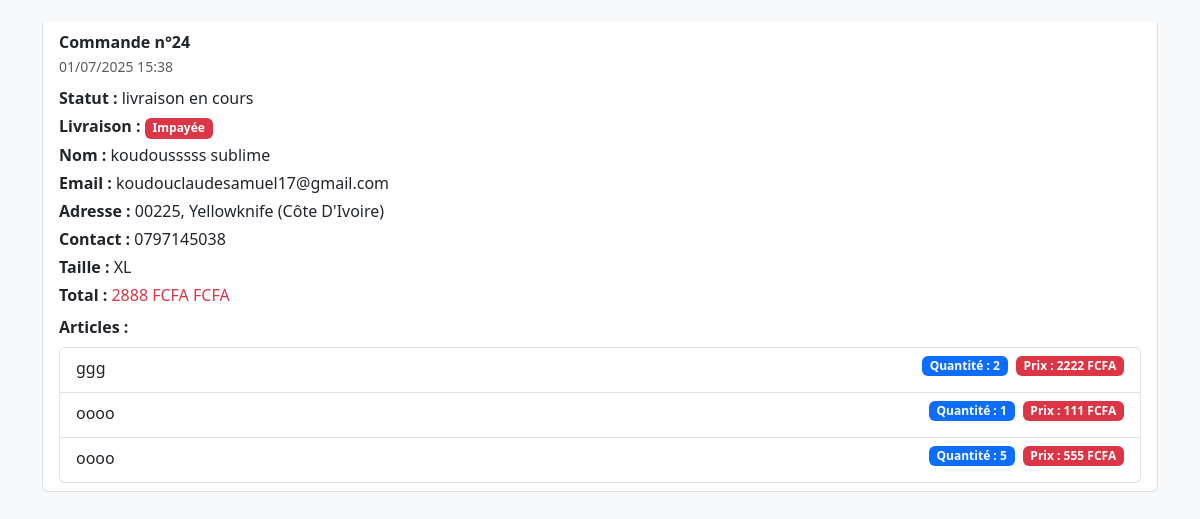
Before: /Historique/ (signed in, lower part) with the older database file.
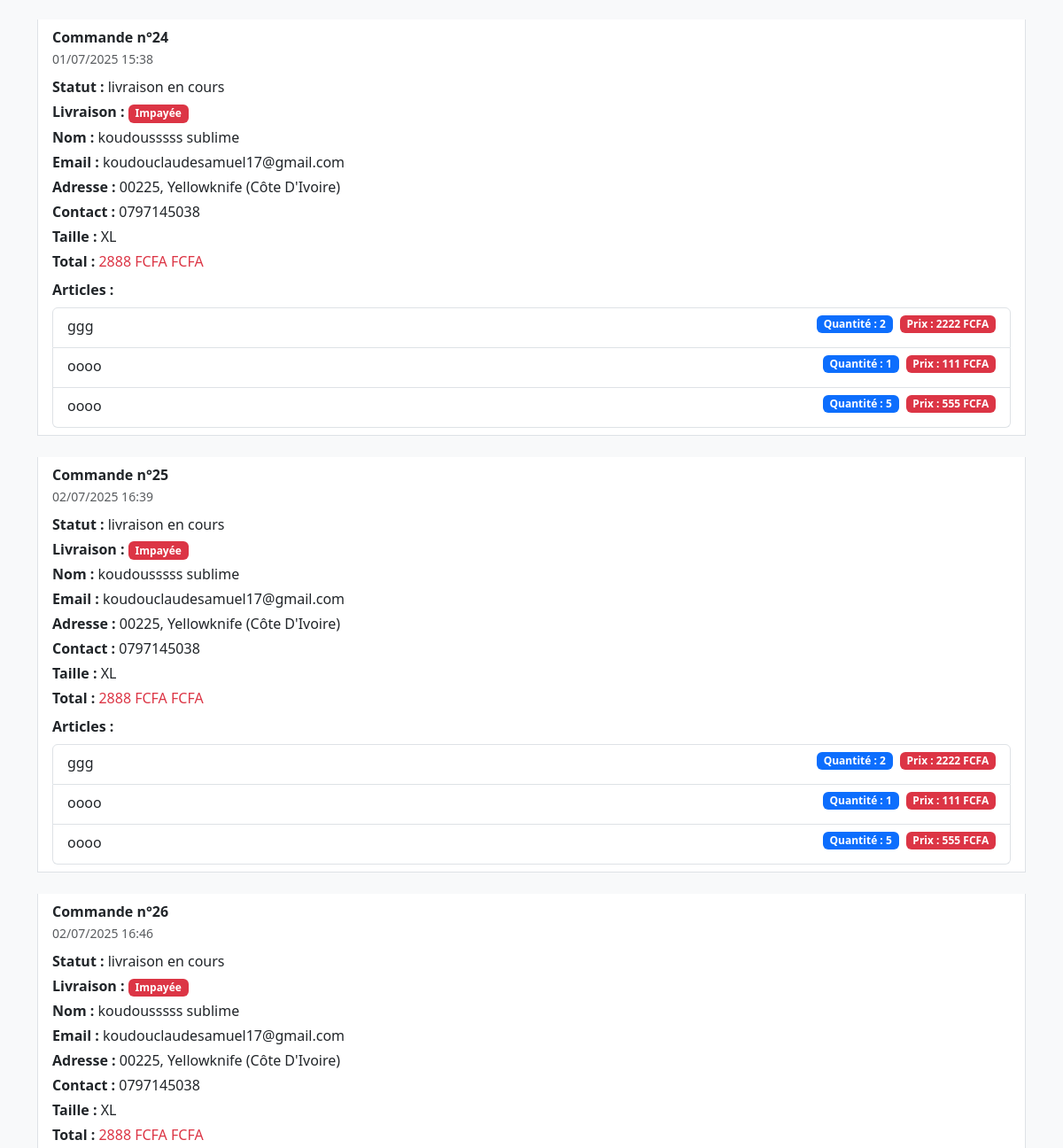
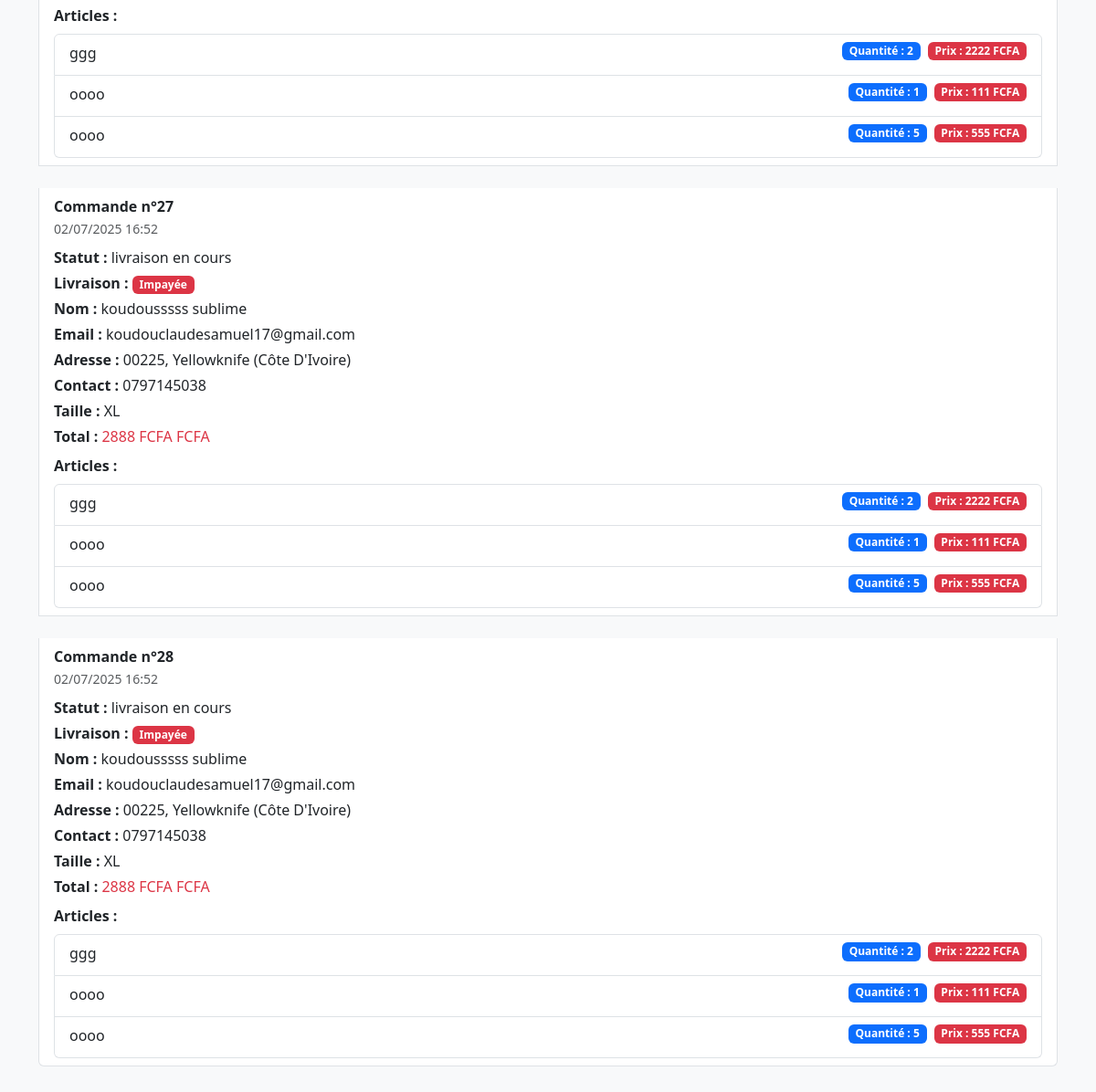
After: the same page with the newer database file (2 pictures, top to bottom).
### green/models.py (models this page shows, shortened)
class Command(models.Model):
    user = models.ForeignKey(User, on_delete=models.CASCADE, null=True, blank=True)
    items = models.CharField(max_length=300)
    total = models.CharField(max_length=200)
    nom = models.CharField(max_length=150)
    email = models.EmailField()
    address = models.CharField(max_length=200)
    ville = models.CharField(max_length=300)
    pays = models.CharField(max_length=300)
    zipcode = models.CharField(max_length=300)
    taille = models.CharField(max_length=50)
    statut = models.CharField(max_length=100, default='livraison en cours')
    date_command = models.DateTimeField(default=timezone.now)
    transaction_id = models.CharField(max_length=100, blank=True, null=True)
    paye = models.BooleanField(default=False)  # Ce

### green/views.py (the view)
# urls.py: path('Historique/', views.Historique , name='historique'),
@login_required
def Historique(request):
    commandes = Command.objects.filter(user=request.user)  # 🔒 Filtre par utilisateur connecté
    for commande in commandes:
        try:
            if isinstance(commande.items, str):
                commande.items = json.loads(commande.items)
            elif not isinstance(commande.items, list):
                commande.items = []
            print(f"✅ Commande {commande.id} items:", commande.items)
        except Exception as e:
            print(f"❌ Erreur de parsing pour la commande {commande.id} :", e)
            commande.items = []
    return render(request, 'green/historique.html', {'commandes': commandes})

### green/templates/green/historique.html (shortened to what this page needs)
{% load static %}
<!DOCTYPE html>
<html lang="fr">
<head>
    <link href="https://cdn.jsdelivr.net/npm/bootstrap@5.3.0/dist/css/bootstrap.min.css" rel="stylesheet">
</head>
<body class="bg-light p-3">
    <div class="container">
        {% if commandes %}
            <ul class="list-group">
                {% for c in commandes %}
                <li class="list-group-item mb-4">
                    <div class="mb-2">
                        <strong>Commande n°{{ c.id }}</strong> <br>
                        <small class="text-muted">{{ c.date_command|date:"d/m/Y H:i" }}</small>
                    </div>
                    <p class="mb-1"><strong>Statut :</strong> {{ c.statut }}</p>
                    <p class="mb-1">
                    <strong>Livraison :</strong>
                    {% if c.paye %}
                        <span class="badge bg-success">Payée</span>
                     {% else %}
                        <span class="badge bg-danger">Impayée</span>
                    {% endif %}
                    </p>
                    <p class="mb-1"><strong>Nom :</strong> {{ c.nom }}</p>
                    <p class="mb-1"><strong>Email :</strong> {{ c.email }}</p>
                    <p class="mb-1"><strong>Adresse :</strong> {{ c.address }}, {{ c.ville }} ({{ c.pays }})</p>
                    <p class="mb-1"><strong>Contact :</strong> {{ c.zipcode }}</p>
                    <p class="mb-1"><strong>Taille :</strong> {{ c.taille }}</p>
                    <p class="mb-2"><strong>Total :</strong> <span class="text-danger">{{ c.total }} FCFA</span></p>
                    <strong>Articles :</strong>
                    <ul class="list-group mt-2">
                        {% for item in c.items %}
                        <li class="list-group-item d-flex flex-column flex-sm-row justify-content-between align-items-start">
                            <div class="mb-1 flex-grow-1">{{ item.nom }}</div>
                            <div class="d-flex flex-column flex-sm-row gap-2">
                                <span class="badge bg-primary">Quantité : {{ item.quantite }}</span>
                                <span class="badge bg-danger">Prix : {{ item.prix }} FCFA</span>
                            </div>
                        </li>
                        {% endfor %}
                    </ul>
                </li>
                {% endfor %}
            </ul>
        {% else %}
            <p class="text-center">Vous n'avez encore passé aucune commande.</p>
        {% endif %}
    </div>
</body>
</html>

Changed rows visible on the page:
added Command: id "25", date_command "02/07/2025 16:39", statut "livraison en cours", paye "Impayée", nom "koudousssss sublime", email "koudouclaudesamuel17@gmail.com", address "00225", ville "Yellowknife", pays "Côte D'Ivoire", zipcode "0797145038", taille "XL", total "2888 FCFA", nom "ggg" "oooo" "oooo", quantite "2" "1" "5", prix "2222" "111" "555"
added Command: id "26", date_command "02/07/2025 16:46", statut "livraison en cours", paye "Impayée", nom "koudousssss sublime", email "koudouclaudesamuel17@gmail.com", address "00225", ville "Yellowknife", pays "Côte D'Ivoire", zipcode "0797145038", taille "XL", total "2888 FCFA", nom "ggg" "oooo" "oooo", quantite "2" "1" "5", prix "2222" "111" "555"
added Command: id "27", date_command "02/07/2025 16:52", statut "livraison en cours", paye "Impayée", nom "koudousssss sublime", email "koudouclaudesamuel17@gmail.com", address "00225", ville "Yellowknife", pays "Côte D'Ivoire", zipcode "0797145038", taille "XL", total "2888 FCFA", nom "ggg" "oooo" "oooo", quantite "2" "1" "5", prix "2222" "111" "555"
added Command: id "28", date_command "02/07/2025 16:52", statut "livraison en cours", paye "Impayée", nom "koudousssss sublime", email "koudouclaudesamuel17@gmail.com", address "00225", ville "Yellowknife", pays "Côte D'Ivoire", zipcode "0797145038", taille "XL", total "2888 FCFA", nom "ggg" "oooo" "oooo", quantite "2" "1" "5", prix "2222" "111" "555"
